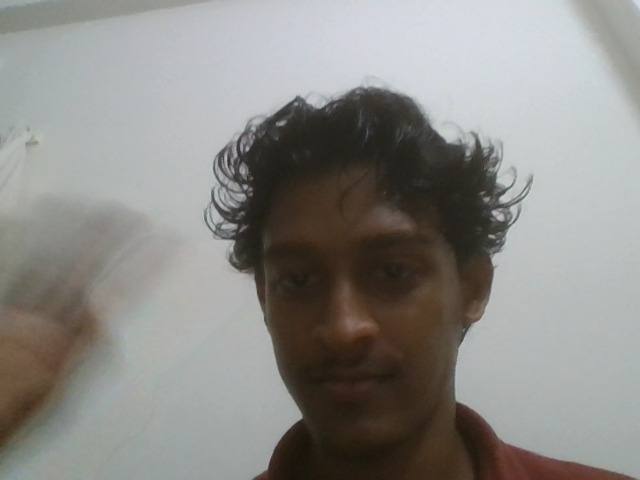
#> input picture media/students/2026/02/04/student_1_face.jpg, 640 x 480 px
$ python -i liveness.py   (imports and definitions only)
#> lines starting #> are read from the running program, lines starting #| are printed output that depends on the picture
from __future__ import annotations

from dataclasses import dataclass
from pathlib import Path
from typing import Any, Dict, List, Optional, Tuple

import cv2  # type: ignore[import]
import numpy as np


FACE_CASCADE_PATH = str(Path(cv2.data.haarcascades) / "haarcascade_frontalface_default.xml")
EYE_CASCADE_PATHS = [
    str(Path(cv2.data.haarcascades) / "haarcascade_eye.xml"),
    str(Path(cv2.data.haarcascades) / "haarcascade_eye_tree_eyeglasses.xml"),
]

FACE_ROI_SIZE = (160, 160)  # for motion scoring


@dataclass
class FaceTrackSample:
    frame_index: int
    face_bbox: Tuple[int, int, int, int]
    centroid: Tuple[float, float]
    face_area: int
    eyes_open: bool
    face_crop_gray: np.ndarray  # resized grayscale face crop


def _load_face_cascade() -> cv2.CascadeClassifier:
    return cv2.CascadeClassifier(FACE_CASCADE_PATH)


# [131 lines left out: functions _load_eye_cascade, _detect_largest_face_bbox, _eyes_open_from_face_roi, _score_live_motion, _count_blinks, not called in this run]


def check_liveness(frames_bgr: List[np.ndarray]) -> Dict[str, Any]:
    """
    Anti-spoof heuristic checks over a short frame sequence.

    Returns a dict with:
      - passed: bool
      - blink_count: int
      - head_movement_ratio: float
      - live_motion_score: float
      - frames_used: int
      - best_frame_index: int (index into input list)
    """
    if not frames_bgr:
        return {
            "passed": False,
            "blink_count": 0,
            "head_movement_ratio": 0.0,
            "live_motion_score": 0.0,
            "frames_used": 0,
            "best_frame_index": -1,
        }

    eye_cascades = _load_eye_cascade()
    if not eye_cascades:
        # If OpenCV's eye cascade isn't available, we can still do motion + head movement.
        eye_cascades = []

    # Track face bbox + simple features for each frame.
    samples: List[FaceTrackSample] = []
    base_h, base_w = frames_bgr[0].shape[:2]
    face_cascade = _load_face_cascade()

    for i, frame in enumerate(frames_bgr):
        if frame is None:
            continue

        gray = cv2.cvtColor(frame, cv2.COLOR_BGR2GRAY)
        face_bbox = _detect_largest_face_bbox(gray, face_cascade)
        if face_bbox is None:
            continue

        x, y, w, h = face_bbox
        face_area = int(w * h)
        centroid = (x + w / 2.0, y + h / 2.0)
        face_roi = gray[y : y + h, x : x + w]
        face_crop_gray = cv2.resize(face_roi, FACE_ROI_SIZE, interpolation=cv2.INTER_AREA)

        eyes_open = False
        if eye_cascades:
            eyes_open = _eyes_open_from_face_roi(face_roi, eye_cascades)

        samples.append(
            FaceTrackSample(
                frame_index=i,
                face_bbox=face_bbox,
                centroid=centroid,
                face_area=face_area,
                eyes_open=eyes_open,
                face_crop_gray=face_crop_gray,
            )
        )

    if len(samples) < 2:
        return {
            "passed": False,
            "blink_count": 0,
            "head_movement_ratio": 0.0,
            "live_motion_score": 0.0,
            "frames_used": len(samples),
            "best_frame_index": samples[0].frame_index if samples else -1,
        }

    best_sample = max(samples, key=lambda s: s.face_area)
    best_frame_index = int(best_sample.frame_index)

    # Blink scoring
    eyes_open_seq = [s.eyes_open for s in samples]
    blink_count = _count_blinks(eyes_open_seq)

    # Head movement scoring (normalized centroid displacement)
    c0x, c0y = samples[0].centroid
    max_disp = 0.0
    for s in samples:
        dx = abs(s.centroid[0] - c0x) / max(1.0, float(base_w))
        dy = abs(s.centroid[1] - c0y) / max(1.0, float(base_h))
        disp = float(np.sqrt(dx * dx + dy * dy))
        if disp > max_disp:
            max_disp = disp

    head_movement_ratio = max_disp
    head_movement_ok = head_movement_ratio >= 0.012

    crops_gray = [s.face_crop_gray for s in samples]
    live_motion_ok, motion_score = _score_live_motion(crops_gray)

    blink_ok = blink_count >= 1

    area_std = float(np.std([s.face_area for s in samples]))
    face_scale_change_ok = area_std >= 80.0

    passed = blink_ok or head_movement_ok or live_motion_ok or face_scale_change_ok

    return {
        "passed": bool(passed),
        "blink_count": int(blink_count),
        "head_movement_ratio": float(head_movement_ratio),
        "live_motion_score": float(motion_score),
        "frames_used": int(len(samples)),
        "best_frame_index": int(best_frame_index),
    }

>>> import cv2
>>> picture = cv2.imread('../../media/students/2026/02/04/student_1_face.jpg', cv2.IMREAD_GRAYSCALE)
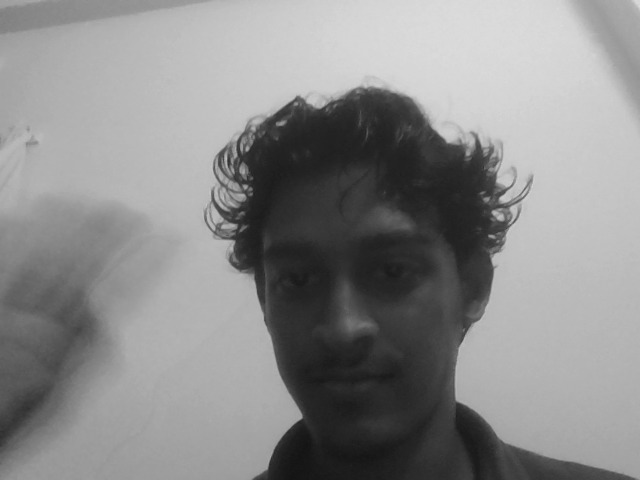
#> picture: shape (480, 640); min 19, max 220, mean 139.1
#> (the run stopped early here; a loop or call above may not have finished)
